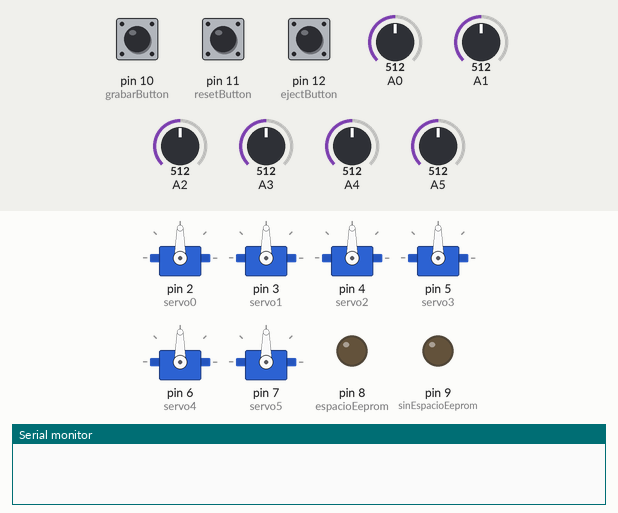
This sketch was run on a simulated Arduino Uno, built with avr-gcc and run on an emulated ATmega328P. Parts: 6 × servo, output pins drawn as LEDs (lit = HIGH), the last lines printed to the serial monitor. Dashed ring = blinking. The inputs (shaded band) are chosen by the test bench; at power-on: pin 10 (grabarButton) HIGH, A5 = 512, pin 11 (resetButton) HIGH, A0 = 512, A1 = 512, A2 = 512, pin 12 (ejectButton) HIGH, A3 = 512, A4 = 512. EEPROM starts erased.

Above: at 1.2 s.
1.3 s: pin 10 (grabarButton) pulled LOW for 0.15 s
At 1.55 s:
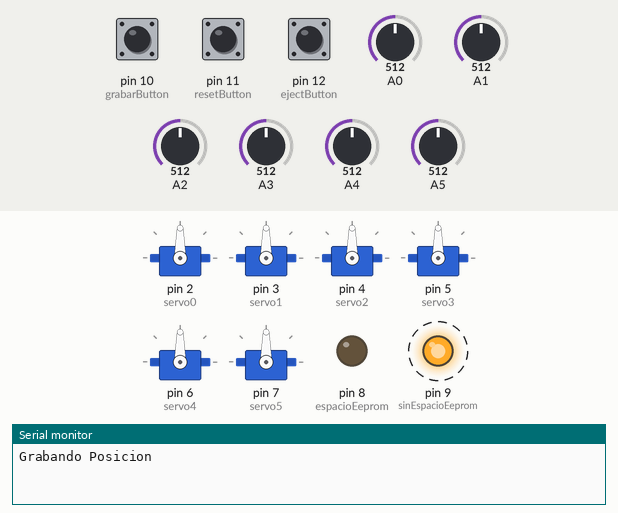
4.4 s: A5 set to 716
At 5.8 s:
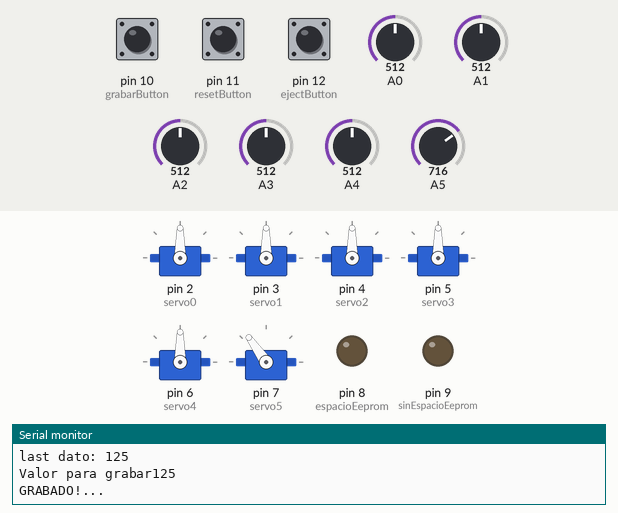
6.3 s: pin 11 (resetButton) pulled LOW for 0.15 s
At 6.8 s:
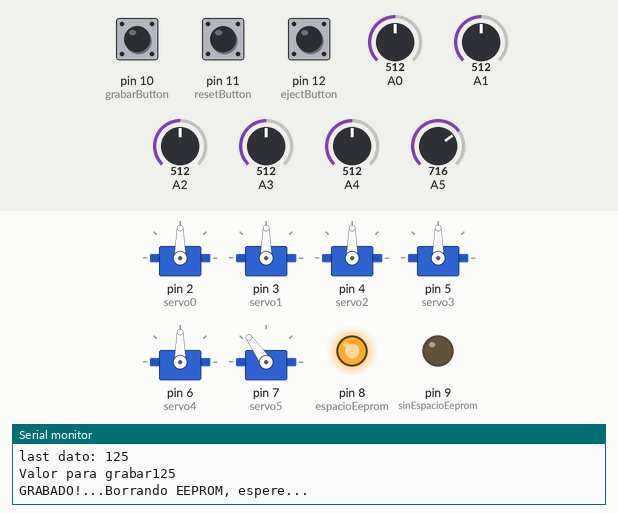
9.4 s: A0 set to 716
At 10.6 s:
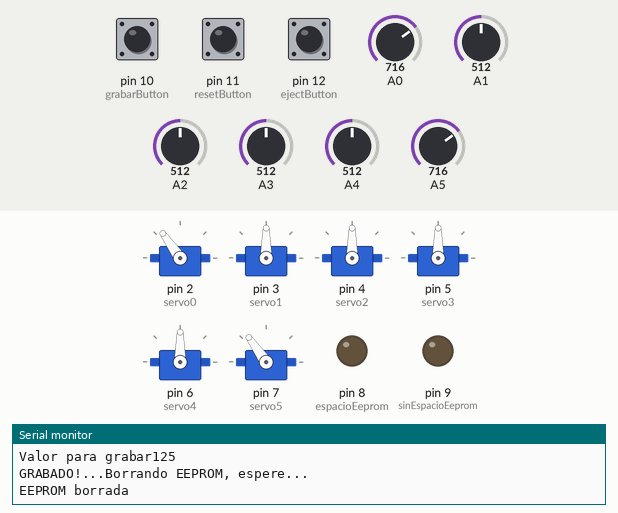
11.3 s: A1 set to 716
At 12.2 s:
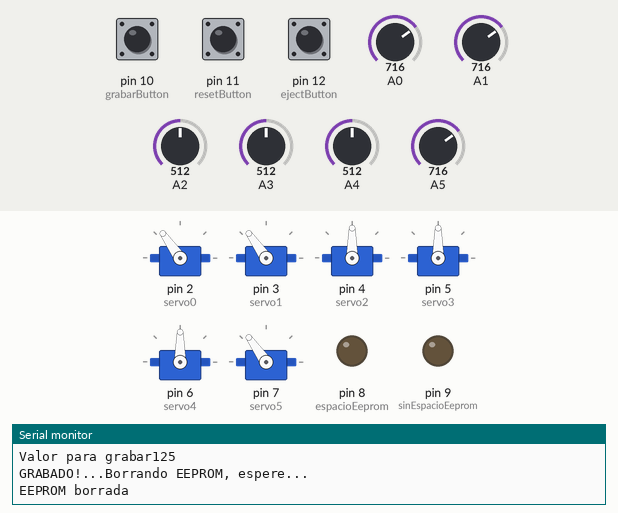
12.8 s: A2 set to 716
At 13.7 s:
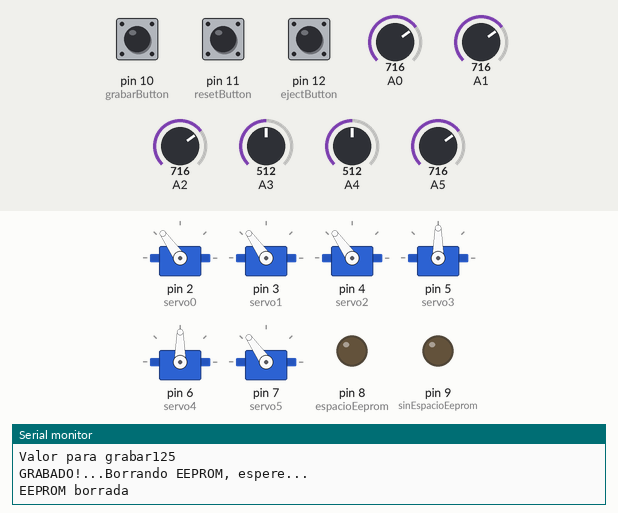
Timing chart, 0 to 15.3 s (numbered marks = the images above; inputs shaded):
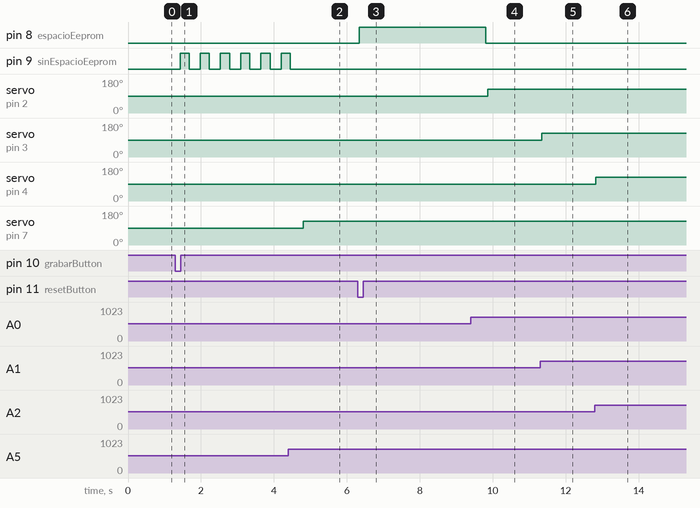

The sketch:

codigo.ino
```cpp
#include <Servo.h>
#include <EEPROM.h>

int LEVEL_NOISE = 0;

int FACTOR_DELAY_MS = 10;


int ejectButton = 12;
int resetButton = 11;
int grabarButton = 10;
int espacioEeprom = 8;
int sinEspacioEeprom = 9;


int MAXPOS = 20;

int initAddrS0 = 0;
int addrS0 = initAddrS0;
int endAddrS0 = (initAddrS0 + MAXPOS) - 1;
int lastDatoS0 = 0;
int lastSaveAddrS0 = 900;

int initAddrS1 = 100;
int addrS1 = initAddrS1;
int endAddrS1 = (initAddrS1 + MAXPOS) - 1;
int lastDatoS1 = 0;
int lastSaveAddrS1 = 901;

int initAddrS2 = 200;
int addrS2 = initAddrS2;
int endAddrS2 = (initAddrS2 + MAXPOS) - 1;
int lastDatoS2 = 0;
int lastSaveAddrS2 = 902;

int initAddrS3 = 300;
int addrS3 = initAddrS3;
int endAddrS3 = (initAddrS3 + MAXPOS) - 1;
int lastDatoS3 = 0;
int lastSaveAddrS3 = 903;

int initAddrS4 = 400;
int addrS4 = initAddrS4;
int endAddrS4 = (initAddrS4 + MAXPOS) - 1;
int lastDatoS4 = 0;
int lastSaveAddrS4 = 904;


int initAddrS5 = 500;
int addrS5 = initAddrS5;
int endAddrS5 = (initAddrS5 + MAXPOS) - 1;
int lastDatoS5 = 0;
int lastSaveAddrS5 = 905;

int VAR_0 = 0 ;
int VAR_1 = 0 ;
int VAR_2 = 0 ;
int VAR_3 = 0 ;
int VAR_4 = 0 ;
int VAR_5 = 0 ;

int lastVAR_0 = 0;
int lastVAR_1 = 0;
int lastVAR_2 = 0;
int lastVAR_3 = 0;
int lastVAR_4 = 0;
int lastVAR_5 = 0;

Servo servo0;
Servo servo1;
Servo servo2;
Servo servo3;
Servo servo4;
Servo servo5;


void setup() {


  Serial.begin(9600);

  servo0.attach(2);
  servo1.attach(3);
  servo2.attach(4);
  servo3.attach(5);
  servo4.attach(6);
  servo5.attach(7);

  pinMode(grabarButton, INPUT);
  pinMode(ejectButton, INPUT);
  pinMode(resetButton, INPUT);
  pinMode(espacioEeprom, OUTPUT);
  pinMode(sinEspacioEeprom, OUTPUT);

}

void loop() {


  if (digitalRead(resetButton) == LOW) {
    Serial.println("Borrando EEPROM, espere...");
    for (int addr = 0; addr < EEPROM.length(); addr++) {
      digitalWrite(espacioEeprom,HIGH);
      EEPROM.write(addr, 0);
    }
    digitalWrite(espacioEeprom,LOW);
    addrS0 = initAddrS0;
    addrS1 = initAddrS1;
    addrS2 = initAddrS2;
    addrS3 = initAddrS3;
    addrS4 = initAddrS4;
    addrS5 = initAddrS5;
    Serial.println("EEPROM borrada");
  }

  if (digitalRead(grabarButton) == LOW) {
    delay(100);
    GrabaServo(servo0, A0, 0);
    GrabaServo(servo1, A1, 1);
    GrabaServo(servo2, A2, 2);
    GrabaServo(servo3, A3, 3);
    GrabaServo(servo4, A4, 4);
    GrabaServo(servo5, A5, 5);
  }
  if (digitalRead(ejectButton) == LOW) {

    for (int i = 0; i < MAXPOS; i++) {
      EjecutaServo(servo0, 0, i);
      EjecutaServo(servo1, 1, i);
      EjecutaServo(servo2, 2, i);
      EjecutaServo(servo3, 3, i);
      EjecutaServo(servo4, 4, i);
      EjecutaServo(servo5, 5, i);
    }
  }


  if (digitalRead(ejectButton) == HIGH) {
    delay(50);
    VAR_0 = map ( analogRead(A0) , 0 , 1023 , 0 , 180 ) ;
    if (abs(VAR_0 - lastVAR_0) > LEVEL_NOISE) {
      lastVAR_0 = VAR_0;
      servo0.write( VAR_0 );
    }
    VAR_1 = map ( analogRead(A1) , 0 , 1023 , 0 , 180 ) ;
    if (abs(VAR_1 - lastVAR_1) > LEVEL_NOISE) {
      lastVAR_1 = VAR_1;
      servo1.write( VAR_1 );
    }
    VAR_2 = map ( analogRead(A2) , 0 , 1023 , 0 , 180 ) ;
    if (abs(VAR_2 - lastVAR_2) > LEVEL_NOISE) {
      lastVAR_2 = VAR_2;
      servo2.write( VAR_2 );
    }
    VAR_3 = map ( analogRead(A3) , 0 , 1023 , 0 , 180 ) ;
    if (abs(VAR_3 - lastVAR_3) > LEVEL_NOISE) {
      lastVAR_3 = VAR_3;
      servo3.write( VAR_3 );
    }
    VAR_4 = map ( analogRead(A4) , 0 , 1023 , 0 , 180 ) ;
    if (abs(VAR_4 - lastVAR_4) > LEVEL_NOISE) {
      lastVAR_4 = VAR_4;
      servo4.write( VAR_4 );
    }
    VAR_5 = map ( analogRead(A5) , 0 , 1023 , 0 , 180 ) ;
    if (abs(VAR_5 - lastVAR_5) > LEVEL_NOISE) {
      lastVAR_5 = VAR_5;
      servo5.write( VAR_5 );
    }

  }

  if (Serial.available()) {

    Serial.println("0......");
    Serial.println(EEPROM.read(0));
    Serial.println(EEPROM.read(1));
    Serial.println(EEPROM.read(2));
    Serial.println(EEPROM.read(3));
    Serial.println(EEPROM.read(4));

    Serial.println("100......");
    Serial.println(EEPROM.read(100));
    Serial.println(EEPROM.read(101));
    Serial.println(EEPROM.read(102));
    Serial.println(EEPROM.read(103));
    Serial.println(EEPROM.read(104));

    Serial.println("200......");
    Serial.println(EEPROM.read(200));
    Serial.println(EEPROM.read(201));
    Serial.println(EEPROM.read(202));
    Serial.println(EEPROM.read(203));
    Serial.println(EEPROM.read(204));

    Serial.println("300......");
    Serial.println(EEPROM.read(300));
    Serial.println(EEPROM.read(301));
    Serial.println(EEPROM.read(302));
    Serial.println(EEPROM.read(303));
    Serial.println(EEPROM.read(304));

    Serial.println("400......");
    Serial.println(EEPROM.read(400));
    Serial.println(EEPROM.read(401));
    Serial.println(EEPROM.read(402));
    Serial.println(EEPROM.read(403));
    Serial.println(EEPROM.read(404));
    Serial.println("500......");
    Serial.println(EEPROM.read(500));
    Serial.println(EEPROM.read(501));
    Serial.println(EEPROM.read(502));
    Serial.println(EEPROM.read(503));
    Serial.println(EEPROM.read(504));

    Serial.println("900.......");
    Serial.println(EEPROM.read(900));
    Serial.println(EEPROM.read(901));
    Serial.println(EEPROM.read(902));
    Serial.println(EEPROM.read(903));
    Serial.println(EEPROM.read(904));
    Serial.println(EEPROM.read(905));
    Serial.println(EEPROM.read(906));
  }

}

void GrabaServo(Servo servoX, int analogPin, int NumServo) {

  int addr = 0;
  int endAddr = 0;
  int initAddr = 0;
  int lastSaveAddr = 0;
  int lastDato = 0;

  switch (NumServo) {
    case 0: {
        addr = addrS0;
        initAddr = initAddrS0;
        endAddr = endAddrS3;
        lastSaveAddr = lastSaveAddrS0;
        lastDato = lastDatoS0;
      } break;
    case 1: {
        addr = addrS1;
        initAddr = initAddrS1;
        endAddr = endAddrS1;
        lastSaveAddr = lastSaveAddrS1;
        lastDato = lastDatoS1;
      } break;
    case 2: {
        addr = addrS2;
        initAddr = initAddrS2;
        endAddr = endAddrS2;
        lastSaveAddr = lastSaveAddrS2;
        lastDato = lastDatoS2;
      } break;
    case 3: {
        addr = addrS3;
        initAddr = initAddrS3;
        endAddr = endAddrS3;
        lastSaveAddr = lastSaveAddrS3;
        lastDato = lastDatoS3;
      } break;
    case 4: {
        addr = addrS4;
        initAddr = initAddrS4;
        endAddr = endAddrS4;
        lastSaveAddr = lastSaveAddrS4;
        lastDato = lastDatoS4;
      } break;
    case 5: {
        addr = addrS5;
        initAddr = initAddrS5;
        endAddr = endAddrS5;
        lastSaveAddr = lastSaveAddrS5;
        lastDato = lastDatoS5;
      } break;

  }

  // Verificar si hay espacio para grabar pasos
  if ((EEPROM.read(lastSaveAddr) + initAddr) != endAddr) {

    Serial.println("Grabando Posicion");
    digitalWrite(sinEspacioEeprom, HIGH);
    delay(250);
    digitalWrite(sinEspacioEeprom, LOW);
    delay(250);

    int dato = analogRead(analogPin);
    if (dato < 0) {
      dato = 0;
    }
    if (dato > 1023) {
      dato = 1023;
    }
    dato = map(dato, 0, 1023, 0, 180);
    lastDato =  dato;
    Serial.print("last dato: ");
    Serial.println(lastDato);

    Serial.print("Valor para grabar");
    Serial.println(dato);
    EEPROM.write(addr, dato);
    EEPROM.write(lastSaveAddr, addr - initAddr);
    addr++;
    digitalWrite(13, LOW);
    Serial.print("GRABADO!...");
    delay(50);

    switch (NumServo) {
      case 0: {
          addrS0 = addr;
          lastDatoS0 = lastDato;
        } break;
      case 1: {
          addrS1 = addr;
          lastDatoS1 = lastDato;
        } break;
      case 2: {
          addrS2 = addr;
          lastDatoS2 = lastDato;
        } break;
      case 3: {
          addrS3 = addr;
          lastDatoS3 = lastDato;
        } break;
      case 4: {
          addrS4 = addr;
          lastDatoS4 = lastDato;
        } break;
      case 5: {
          addrS5 = addr;
          lastDatoS5 = lastDato;
        } break;

    }
    digitalWrite(sinEspacioEeprom, LOW);


  } else {
    Serial.print("SIN ESPACIO... o SIN GRABAR");
    digitalWrite(espacioEeprom, HIGH);
    delay(500);
  }


}

void EjecutaServo(Servo servoX, int NumServo, int numStep) {
  int addr = 0;
  int endAddr = 0;
  int initAddr = 0;
  int lastSaveAddr = 0;
  int lastDato = 0;
  switch (NumServo) {
    case 0: {
        Serial.println("Servo 0");
        initAddr = initAddrS0;
        endAddr = endAddrS0;
        lastSaveAddr = lastSaveAddrS0;
        lastDato = lastDatoS0;
      } break;
    case 1: {
        Serial.println("Servo 1");
        initAddr = initAddrS1;
        endAddr = endAddrS1;
        lastSaveAddr = lastSaveAddrS1;
        lastDato = lastDatoS1;
      } break;
    case 2: {
        Serial.println("Servo 2");
        initAddr = initAddrS2;
        endAddr = endAddrS2;
        lastSaveAddr = lastSaveAddrS2;
        lastDato = lastDatoS2;
      } break;
    case 3: {
        Serial.println("Servo 3");
        initAddr = initAddrS3;
        endAddr = endAddrS3;
        lastSaveAddr = lastSaveAddrS3;
        lastDato = lastDatoS3;
      } break;
    case 4: {
        Serial.println("Servo 4");
        initAddr = initAddrS4;
        endAddr = endAddrS4;
        lastSaveAddr = lastSaveAddrS4;
        lastDato = lastDatoS4;
      } break;
    case 5: {
        Serial.println("Servo 5");
        initAddr = initAddrS5;
        endAddr = endAddrS5;
        lastSaveAddr = lastSaveAddrS5;
        lastDato = lastDatoS5;
      } break;

  }


  if (EEPROM.read(lastSaveAddr) != 0) {
    Serial.println("Ëjecutando Posicion");

    addr = initAddr;
    addr = addr + numStep;
    //Serial.println("numStep:");
    //Serial.println(addr);
    //for (addr; addr <= endAddr; addr++ ) {
    int dato = EEPROM.read(addr);

    Serial.print("Valor Leido");
    Serial.println(dato);
    int aux = 0;
    if (addr == initAddr) {
      Serial.print("Primera Vez");
      aux = dato;
    } else {
      aux = EEPROM.read((addr - 1));
    }
    Serial.println("AUX:");
    Serial.println(aux);
    Serial.println("DATO:");
    Serial.println(dato);
    EjecutarPosicion(servoX , aux, dato);
    //servoX.write(dato);    delay(500);

    lastDato =  dato;

    //}
    Serial.println(" y TERMINA");
  } else {
    Serial.println(" NO EXISTEN POSICIONES Q EJECUTAR");
    delay(1000);
  }
}

void EjecutarPosicion(Servo servoX, int posA, int posB) {

  if (posA < posB) {
    for (int i = posA; i <= posB; i++) {
      delay(FACTOR_DELAY_MS);
      servoX.write(i);
    }
  } else if (posA > posB) {
    for (int i = posA; i >= posB; i--) {
      delay(FACTOR_DELAY_MS);
      servoX.write(i);
    }
  }
}
```

Measured:
- after the input at 1.3 s, pin 9 (sinEspacioEeprom): alternates HIGH for 0.25 s and LOW for 0.30 s, starting after 0.13 s
- after the input at 4.4 s, servo on pin 7 (servo5): 90° → 125° after 0.40 s
- after the input at 6.3 s, pin 8 (espacioEeprom): LOW → HIGH at once
- after the input at 9.4 s, servo on pin 2 (servo0): 90° → 125° after 0.46 s
- after the input at 11.3 s, servo on pin 3 (servo1): 90° → 125° at once
- after the input at 12.8 s, servo on pin 4 (servo2): 90° → 125° at once
